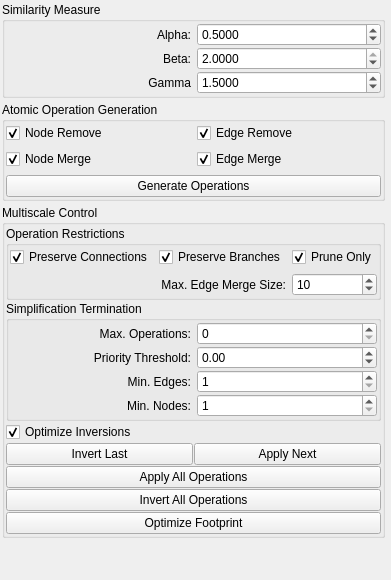
     <widget class="QWidget" name="MultiscaleTab">
      <property name="autoFillBackground">
       <bool>true</bool>
      </property>
      <attribute name="title">
       <string>Multiscale</string>
      </attribute>
      <layout class="QVBoxLayout" name="verticalLayout">
       <property name="spacing">
        <number>4</number>
       </property>
       <property name="leftMargin">
        <number>2</number>
       </property>
       <property name="topMargin">
        <number>2</number>
       </property>
       <property name="rightMargin">
        <number>6</number>
       </property>
       <property name="bottomMargin">
        <number>2</number>
       </property>
       <item>
        <widget class="QGroupBox" name="groupBox_12">
         <property name="title">
          <string>Similarity Measure</string>
         </property>
         <layout class="QGridLayout" name="gridLayout_14">
          <property name="leftMargin">
           <number>1</number>
          </property>
          <property name="topMargin">
           <number>1</number>
          </property>
          <property name="rightMargin">
           <number>1</number>
          </property>
          <property name="bottomMargin">
           <number>1</number>
          </property>
          <property name="verticalSpacing">
           <number>1</number>
          </property>
          <item row="0" column="0">
           <widget class="QLabel" name="label_18">
            <property name="text">
             <string>Alpha:</string>
            </property>
            <property name="alignment">
             <set>Qt::AlignRight|Qt::AlignTrailing|Qt::AlignVCenter</set>
            </property>
           </widget>
          </item>
          <item row="2" column="0">
           <widget class="QLabel" name="label_20">
            <property name="text">
             <string>Gamma</string>
            </property>
            <property name="alignment">
             <set>Qt::AlignRight|Qt::AlignTrailing|Qt::AlignVCenter</set>
            </property>
           </widget>
          </item>
          <item row="1" column="0">
           <widget class="QLabel" name="label_19">
            <property name="text">
             <string>Beta:</string>
            </property>
            <property name="alignment">
             <set>Qt::AlignRight|Qt::AlignTrailing|Qt::AlignVCenter</set>
            </property>
           </widget>
          </item>
          <item row="0" column="1">
           <widget class="QDoubleSpinBox" name="doubleSpinBox_Alpha">
            <property name="decimals">
             <number>4</number>
            </property>
            <property name="minimum">
             <double>0.000100000000000</double>
            </property>
            <property name="maximum">
             <double>2.000000000000000</double>
            </property>
            <property name="singleStep">
             <double>0.100000000000000</double>
            </property>
            <property name="value">
             <double>0.500000000000000</double>
            </property>
           </widget>
          </item>
          <item row="1" column="1">
           <widget class="QDoubleSpinBox" name="doubleSpinBox_Beta">
            <property name="decimals">
             <number>4</number>
            </property>
            <property name="minimum">
             <double>0.000100000000000</double>
            </property>
            <property name="maximum">
             <double>2.000000000000000</double>
            </property>
            <property name="singleStep">
             <double>0.100000000000000</double>
            </property>
            <property name="value">
             <double>2.000000000000000</double>
            </property>
           </widget>
          </item>
          <item row="2" column="1">
           <widget class="QDoubleSpinBox" name="doubleSpinBox_Gamma">
            <property name="decimals">
             <number>4</number>
            </property>
            <property name="minimum">
             <double>0.000100000000000</double>
            </property>
            <property name="maximum">
             <double>2.000000000000000</double>
            </property>
            <property name="singleStep">
             <double>0.100000000000000</double>
            </property>
            <property name="value">
             <double>1.500000000000000</double>
            </property>
           </widget>
          </item>
         </layout>
        </widget>
       </item>
       <item>
        <widget class="QGroupBox" name="Options">
         <property name="title">
          <string>Atomic Operation Generation</string>
         </property>
         <layout class="QGridLayout" name="gridLayout_3">
          <property name="leftMargin">
           <number>1</number>
          </property>
          <property name="topMargin">
           <number>1</number>
          </property>
          <property name="rightMargin">
           <number>1</number>
          </property>
          <property name="bottomMargin">
           <number>1</number>
          </property>
          <item row="2" column="0">
           <widget class="QCheckBox" name="checkBox_OperationNodeMerge">
            <property name="text">
             <string>Node Merge</string>
            </property>
            <property name="checked">
             <bool>true</bool>
            </property>
            <property name="autoExclusive">
             <bool>false</bool>
            </property>
           </widget>
          </item>
          <item row="1" column="0">
           <widget class="QCheckBox" name="checkBox_OperationNodeRemove">
            <property name="text">
             <string>Node Remove</string>
            </property>
            <property name="checked">
             <bool>true</bool>
            </property>
            <property name="autoExclusive">
             <bool>false</bool>
            </property>
           </widget>
          </item>
          <item row="1" column="1">
           <widget class="QCheckBox" name="checkBox_OperationEdgeRemove">
            <property name="text">
             <string>Edge Remove</string>
            </property>
            <property name="checked">
             <bool>true</bool>
            </property>
            <property name="autoExclusive">
             <bool>false</bool>
            </property>
           </widget>
          </item>
          <item row="2" column="1">
           <widget class="QCheckBox" name="checkBox_OperationEdgeMerge">
            <property name="text">
             <string>Edge Merge</string>
            </property>
            <property name="checked">
             <bool>true</bool>
            </property>
            <property name="autoExclusive">
             <bool>false</bool>
            </property>
           </widget>
          </item>
          <item row="6" column="0" colspan="2">
           <widget class="QPushButton" name="pushButton_GenerateAtomicOperations">
            <property name="text">
             <string>Generate Operations</string>
            </property>
           </widget>
          </item>
         </layout>
        </widget>
       </item>
       <item>
        <widget class="QGroupBox" name="groupBox">
         <property name="title">
          <string>Multiscale Control</string>
         </property>
         <layout class="QVBoxLayout" name="verticalLayout_3">
          <property name="spacing">
           <number>1</number>
          </property>
          <property name="leftMargin">
           <number>1</number>
          </property>
          <property name="topMargin">
           <number>1</number>
          </property>
          <property name="rightMargin">
           <number>1</number>
          </property>
          <property name="bottomMargin">
           <number>1</number>
          </property>
          <item>
           <widget class="QGroupBox" name="groupBox_9">
            <property name="title">
             <string>Operation Restrictions</string>
            </property>
            <layout class="QGridLayout" name="gridLayout_12">
             <property name="leftMargin">
              <number>1</number>
             </property>
             <property name="topMargin">
              <number>1</number>
             </property>
             <property name="rightMargin">
              <number>1</number>
             </property>
             <property name="bottomMargin">
              <number>1</number>
             </property>
             <item row="0" column="0">
              <widget class="QCheckBox" name="checkBox_PreserveConnections">
               <property name="text">
                <string>Preserve Connections</string>
               </property>
               <property name="checked">
                <bool>true</bool>
               </property>
              </widget>
             </item>
             <item row="0" column="1">
              <widget class="QCheckBox" name="checkBox_PreserveBranches">
               <property name="text">
                <string>Preserve Branches</string>
               </property>
               <property name="checked">
                <bool>true</bool>
               </property>
              </widget>
             </item>
             <item row="0" column="2">
              <widget class="QCheckBox" name="checkBox_PruneOnly">
               <property name="text">
                <string>Prune Only</string>
               </property>
               <property name="checked">
                <bool>true</bool>
               </property>
              </widget>
             </item>
             <item row="1" column="2">
              <widget class="QSpinBox" name="spinBox_MaxEdgeMergeSize">
               <property name="minimum">
                <number>1</number>
               </property>
               <property name="maximum">
                <number>1000</number>
               </property>
               <property name="value">
                <number>10</number>
               </property>
              </widget>
             </item>
             <item row="1" column="0" colspan="2">
              <widget class="QLabel" name="label_28">
               <property name="text">
                <string>Max. Edge Merge Size:</string>
               </property>
               <property name="alignment">
                <set>Qt::AlignRight|Qt::AlignTrailing|Qt::AlignVCenter</set>
               </property>
              </widget>
             </item>
            </layout>
           </widget>
          </item>
          <item>
           <widget class="QGroupBox" name="groupBox_13">
            <property name="title">
             <string>Simplification Termination</string>
            </property>
            <layout class="QGridLayout" name="gridLayout_15">
             <property name="leftMargin">
              <number>1</number>
             </property>
             <property name="topMargin">
              <number>1</number>
             </property>
             <property name="rightMargin">
              <number>1</number>
             </property>
             <property name="bottomMargin">
              <number>1</number>
             </property>
             <property name="verticalSpacing">
              <number>1</number>
             </property>
             <item row="3" column="0">
              <widget class="QLabel" name="label_23">
               <property name="text">
                <string>Min. Nodes:</string>
               </property>
               <property name="alignment">
                <set>Qt::AlignRight|Qt::AlignTrailing|Qt::AlignVCenter</set>
               </property>
              </widget>
             </item>
             <item row="3" column="1">
              <widget class="QSpinBox" name="spinBox_MinNodes">
               <property name="minimum">
                <number>1</number>
               </property>
               <property name="maximum">
                <number>1999</number>
               </property>
               <property name="value">
                <number>1</number>
               </property>
              </widget>
             </item>
             <item row="0" column="1">
              <widget class="QSpinBox" name="spinBox_MaxOps">
               <property name="minimum">
                <number>0</number>
               </property>
               <property name="maximum">
                <number>2147483647</number>
               </property>
               <property name="value">
                <number>0</number>
               </property>
              </widget>
             </item>
             <item row="2" column="1">
              <widget class="QSpinBox" name="spinBox_MinEdges">
               <property name="minimum">
                <number>1</number>
               </property>
               <property name="maximum">
                <number>1999</number>
               </property>
               <property name="value">
                <number>1</number>
               </property>
              </widget>
             </item>
             <item row="2" column="0">
              <widget class="QLabel" name="label_22">
               <property name="text">
                <string>Min. Edges:</string>
               </property>
               <property name="alignment">
                <set>Qt::AlignRight|Qt::AlignTrailing|Qt::AlignVCenter</set>
               </property>
              </widget>
             </item>
             <item row="0" column="0">
              <widget class="QLabel" name="label_21">
               <property name="text">
                <string>Max. Operations:</string>
               </property>
               <property name="alignment">
                <set>Qt::AlignRight|Qt::AlignTrailing|Qt::AlignVCenter</set>
               </property>
              </widget>
             </item>
             <item row="1" column="1">
              <widget class="QDoubleSpinBox" name="doubleSpinBox_PriorityThreshold">
               <property name="minimum">
                <double>-1000.000000000000000</double>
               </property>
               <property name="maximum">
                <double>1000.000000000000000</double>
               </property>
               <property name="singleStep">
                <double>0.010000000000000</double>
               </property>
              </widget>
             </item>
             <item row="1" column="0">
              <widget class="QLabel" name="label_34">
               <property name="text">
                <string>Priority Threshold:</string>
               </property>
               <property name="alignment">
                <set>Qt::AlignRight|Qt::AlignTrailing|Qt::AlignVCenter</set>
               </property>
              </widget>
             </item>
            </layout>
           </widget>
          </item>
          <item>
           <widget class="QCheckBox" name="checkBox_optimizeInversions">
            <property name="text">
             <string>Optimize Inversions</string>
            </property>
            <property name="checked">
             <bool>true</bool>
            </property>
           </widget>
          </item>
          <item>
           <layout class="QHBoxLayout" name="horizontalLayout_3">
            <property name="spacing">
             <number>1</number>
            </property>
            <item>
             <widget class="QPushButton" name="pushButton_InvertOperation">
              <property name="text">
               <string>Invert Last</string>
              </property>
             </widget>
            </item>
            <item>
             <widget class="QPushButton" name="pushButton_ApplyOperation">
              <property name="text">
               <string>Apply Next</string>
              </property>
             </widget>
            </item>
           </layout>
          </item>
          <item>
           <widget class="QPushButton" name="pushButton_ApplyAllOperations">
            <property name="text">
             <string>Apply All Operations</string>
            </property>
           </widget>
          </item>
          <item>
           <widget class="QPushButton" name="pushButton_InvertAllOperations">
            <property name="text">
             <string>Invert All Operations</string>
            </property>
           </widget>
          </item>
          <item>
           <widget class="QPushButton" name="pushButton_OptimizeFootprint">
            <property name="text">
             <string>Optimize Footprint</string>
            </property>
           </widget>
          </item>
         </layout>
        </widget>
       </item>
       <item>
        <spacer name="verticalSpacer">
         <property name="orientation">
          <enum>Qt::Vertical</enum>
         </property>
         <property name="sizeHint" stdset="0">
          <size>
           <width>20</width>
           <height>40</height>
          </size>
         </property>
        </spacer>
       </item>
      </layout>
     </widget>
